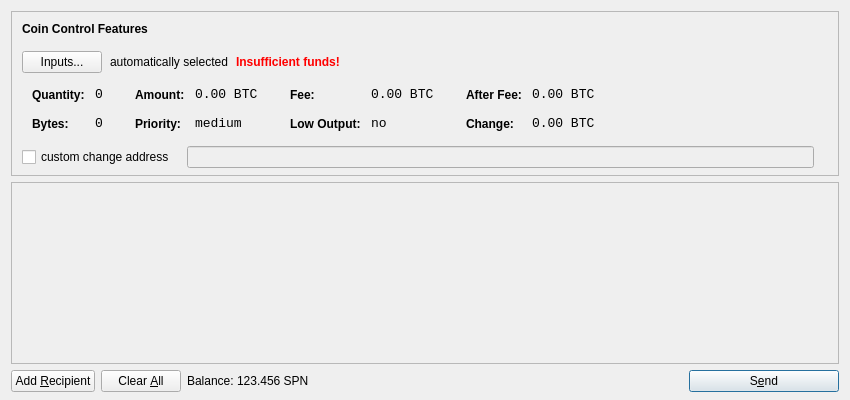
<?xml version="1.0" encoding="UTF-8"?>
<ui version="4.0">
 <class>SendCoinsDialog</class>
 <widget class="QDialog" name="SendCoinsDialog">
  <property name="geometry">
   <rect>
    <x>0</x>
    <y>0</y>
    <width>850</width>
    <height>400</height>
   </rect>
  </property>
  <property name="windowTitle">
   <string>Send Coins</string>
  </property>
  <layout class="QVBoxLayout" name="verticalLayout" stretch="0,1,0">
   <property name="bottomMargin">
    <number>8</number>
   </property>
   <item>
    <widget class="QFrame" name="frameCoinControl">
     <property name="sizePolicy">
      <sizepolicy hsizetype="Expanding" vsizetype="Expanding">
       <horstretch>0</horstretch>
       <verstretch>0</verstretch>
      </sizepolicy>
     </property>
     <property name="maximumSize">
      <size>
       <width>16777215</width>
       <height>16777215</height>
      </size>
     </property>
     <property name="frameShape">
      <enum>QFrame::StyledPanel</enum>
     </property>
     <property name="frameShadow">
      <enum>QFrame::Sunken</enum>
     </property>
     <layout class="QVBoxLayout" name="verticalLayoutCoinControl2">
      <property name="spacing">
       <number>-1</number>
      </property>
      <property name="leftMargin">
       <number>0</number>
      </property>
      <property name="topMargin">
       <number>0</number>
      </property>
      <property name="rightMargin">
       <number>0</number>
      </property>
      <property name="bottomMargin">
       <number>6</number>
      </property>
      <item>
       <layout class="QVBoxLayout" name="verticalLayoutCoinControl" stretch="0,0,0,0,1">
        <property name="spacing">
         <number>0</number>
        </property>
        <property name="leftMargin">
         <number>10</number>
        </property>
        <property name="topMargin">
         <number>10</number>
        </property>
        <item>
         <layout class="QHBoxLayout" name="horizontalLayoutCoinControl1">
          <property name="bottomMargin">
           <number>15</number>
          </property>
          <item>
           <widget class="QLabel" name="labelCoinControlFeatures">
            <property name="sizePolicy">
             <sizepolicy hsizetype="Preferred" vsizetype="Maximum">
              <horstretch>0</horstretch>
              <verstretch>0</verstretch>
             </sizepolicy>
            </property>
            <property name="font">
             <font>
              <weight>75</weight>
              <bold>true</bold>
             </font>
            </property>
            <property name="styleSheet">
             <string notr="true">font-weight:bold;</string>
            </property>
            <property name="text">
             <string>Coin Control Features</string>
            </property>
           </widget>
          </item>
         </layout>
        </item>
        <item>
         <layout class="QHBoxLayout" name="horizontalLayoutCoinControl2" stretch="0,0,0,0">
          <property name="spacing">
           <number>8</number>
          </property>
          <property name="bottomMargin">
           <number>10</number>
          </property>
          <item>
           <widget class="QPushButton" name="pushButtonCoinControl">
            <property name="styleSheet">
             <string notr="true"/>
            </property>
            <property name="text">
             <string>Inputs...</string>
            </property>
           </widget>
          </item>
          <item>
           <widget class="QLabel" name="labelCoinControlAutomaticallySelected">
            <property name="text">
             <string>automatically selected</string>
            </property>
            <property name="margin">
             <number>5</number>
            </property>
           </widget>
          </item>
          <item>
           <widget class="QLabel" name="labelCoinControlInsuffFunds">
            <property name="font">
             <font>
              <weight>75</weight>
              <bold>true</bold>
             </font>
            </property>
            <property name="styleSheet">
             <string notr="true">color:red;font-weight:bold;</string>
            </property>
            <property name="text">
             <string>Insufficient funds!</string>
            </property>
            <property name="margin">
             <number>5</number>
            </property>
           </widget>
          </item>
          <item>
           <spacer name="horizontalSpacerCoinControl">
            <property name="orientation">
             <enum>Qt::Horizontal</enum>
            </property>
            <property name="sizeHint" stdset="0">
             <size>
              <width>40</width>
              <height>1</height>
             </size>
            </property>
           </spacer>
          </item>
         </layout>
        </item>
        <item>
         <widget class="QWidget" name="widgetCoinControl" native="true">
          <property name="sizePolicy">
           <sizepolicy hsizetype="Preferred" vsizetype="Preferred">
            <horstretch>0</horstretch>
            <verstretch>0</verstretch>
           </sizepolicy>
          </property>
          <property name="minimumSize">
           <size>
            <width>0</width>
            <height>0</height>
           </size>
          </property>
          <property name="styleSheet">
           <string notr="true"/>
          </property>
          <layout class="QHBoxLayout" name="horizontalLayoutCoinControl5">
           <property name="margin">
            <number>0</number>
           </property>
           <item>
            <layout class="QHBoxLayout" name="horizontalLayoutCoinControl3" stretch="0,0,0,1">
             <property name="spacing">
              <number>20</number>
             </property>
             <property name="topMargin">
              <number>0</number>
             </property>
             <property name="bottomMargin">
              <number>10</number>
             </property>
             <item>
              <layout class="QFormLayout" name="formLayoutCoinControl1">
               <property name="horizontalSpacing">
                <number>10</number>
               </property>
               <property name="verticalSpacing">
                <number>14</number>
               </property>
               <property name="leftMargin">
                <number>10</number>
               </property>
               <property name="topMargin">
                <number>4</number>
               </property>
               <property name="rightMargin">
                <number>6</number>
               </property>
               <item row="0" column="0">
                <widget class="QLabel" name="labelCoinControlQuantityText">
                 <property name="styleSheet">
                  <string notr="true">font-weight:bold;</string>
                 </property>
                 <property name="text">
                  <string>Quantity:</string>
                 </property>
                 <property name="margin">
                  <number>0</number>
                 </property>
                </widget>
               </item>
               <item row="0" column="1">
                <widget class="QLabel" name="labelCoinControlQuantity">
                 <property name="font">
                  <font>
                   <family>Monospace</family>
                   <pointsize>10</pointsize>
                  </font>
                 </property>
                 <property name="cursor">
                  <cursorShape>IBeamCursor</cursorShape>
                 </property>
                 <property name="contextMenuPolicy">
                  <enum>Qt::ActionsContextMenu</enum>
                 </property>
                 <property name="text">
                  <string notr="true">0</string>
                 </property>
                 <property name="margin">
                  <number>0</number>
                 </property>
                 <property name="textInteractionFlags">
                  <set>Qt::LinksAccessibleByMouse|Qt::TextSelectableByKeyboard|Qt::TextSelectableByMouse</set>
                 </property>
                </widget>
               </item>
               <item row="1" column="0">
                <widget class="QLabel" name="labelCoinControlBytesText">
                 <property name="styleSheet">
                  <string notr="true">font-weight:bold;</string>
                 </property>
                 <property name="text">
                  <string>Bytes:</string>
                 </property>
                </widget>
               </item>
               <item row="1" column="1">
                <widget class="QLabel" name="labelCoinControlBytes">
                 <property name="font">
                  <font>
                   <family>Monospace</family>
                   <pointsize>10</pointsize>
                  </font>
                 </property>
                 <property name="cursor">
                  <cursorShape>IBeamCursor</cursorShape>
                 </property>
                 <property name="contextMenuPolicy">
                  <enum>Qt::ActionsContextMenu</enum>
                 </property>
                 <property name="text">
                  <string notr="true">0</string>
                 </property>
                 <property name="textInteractionFlags">
                  <set>Qt::LinksAccessibleByMouse|Qt::TextSelectableByKeyboard|Qt::TextSelectableByMouse</set>
                 </property>
                </widget>
               </item>
              </layout>
             </item>
             <item>
              <layout class="QFormLayout" name="formLayoutCoinControl2">
               <property name="horizontalSpacing">
                <number>10</number>
               </property>
               <property name="verticalSpacing">
                <number>14</number>
               </property>
               <property name="leftMargin">
                <number>6</number>
               </property>
               <property name="topMargin">
                <number>4</number>
               </property>
               <property name="rightMargin">
                <number>6</number>
               </property>
               <item row="0" column="0">
                <widget class="QLabel" name="labelCoinControlAmountText">
                 <property name="styleSheet">
                  <string notr="true">font-weight:bold;</string>
                 </property>
                 <property name="text">
                  <string>Amount:</string>
                 </property>
                 <property name="margin">
                  <number>0</number>
                 </property>
                </widget>
               </item>
               <item row="0" column="1">
                <widget class="QLabel" name="labelCoinControlAmount">
                 <property name="font">
                  <font>
                   <family>Monospace</family>
                   <pointsize>10</pointsize>
                  </font>
                 </property>
                 <property name="cursor">
                  <cursorShape>IBeamCursor</cursorShape>
                 </property>
                 <property name="contextMenuPolicy">
                  <enum>Qt::ActionsContextMenu</enum>
                 </property>
                 <property name="text">
                  <string notr="true">0.00 BTC</string>
                 </property>
                 <property name="textInteractionFlags">
                  <set>Qt::LinksAccessibleByMouse|Qt::TextSelectableByKeyboard|Qt::TextSelectableByMouse</set>
                 </property>
                </widget>
               </item>
               <item row="1" column="0">
                <widget class="QLabel" name="labelCoinControlPriorityText">
                 <property name="styleSheet">
                  <string notr="true">font-weight:bold;</string>
                 </property>
                 <property name="text">
                  <string>Priority:</string>
                 </property>
                </widget>
               </item>
               <item row="1" column="1">
                <widget class="QLabel" name="labelCoinControlPriority">
                 <property name="font">
                  <font>
                   <family>Monospace</family>
                   <pointsize>10</pointsize>
                  </font>
                 </property>
                 <property name="cursor">
                  <cursorShape>IBeamCursor</cursorShape>
                 </property>
                 <property name="contextMenuPolicy">
                  <enum>Qt::ActionsContextMenu</enum>
                 </property>
                 <property name="text">
                  <string>medium</string>
                 </property>
                 <property name="textInteractionFlags">
                  <set>Qt::LinksAccessibleByMouse|Qt::TextSelectableByKeyboard|Qt::TextSelectableByMouse</set>
                 </property>
                </widget>
               </item>
              </layout>
             </item>
             <item>
              <layout class="QFormLayout" name="formLayoutCoinControl3">
               <property name="horizontalSpacing">
                <number>10</number>
               </property>
               <property name="verticalSpacing">
                <number>14</number>
               </property>
               <property name="leftMargin">
                <number>6</number>
               </property>
               <property name="topMargin">
                <number>4</number>
               </property>
               <property name="rightMargin">
                <number>6</number>
               </property>
               <item row="0" column="0">
                <widget class="QLabel" name="labelCoinControlFeeText">
                 <property name="styleSheet">
                  <string notr="true">font-weight:bold;</string>
                 </property>
                 <property name="text">
                  <string>Fee:</string>
                 </property>
                 <property name="margin">
                  <number>0</number>
                 </property>
                </widget>
               </item>
               <item row="0" column="1">
                <widget class="QLabel" name="labelCoinControlFee">
                 <property name="font">
                  <font>
                   <family>Monospace</family>
                   <pointsize>10</pointsize>
                  </font>
                 </property>
                 <property name="cursor">
                  <cursorShape>IBeamCursor</cursorShape>
                 </property>
                 <property name="contextMenuPolicy">
                  <enum>Qt::ActionsContextMenu</enum>
                 </property>
                 <property name="text">
                  <string notr="true">0.00 BTC</string>
                 </property>
                 <property name="textInteractionFlags">
                  <set>Qt::LinksAccessibleByMouse|Qt::TextSelectableByKeyboard|Qt::TextSelectableByMouse</set>
                 </property>
                </widget>
               </item>
               <item row="1" column="0">
                <widget class="QLabel" name="labelCoinControlLowOutputText">
                 <property name="styleSheet">
                  <string notr="true">font-weight:bold;</string>
                 </property>
                 <property name="text">
                  <string>Low Output:</string>
                 </property>
                </widget>
               </item>
               <item row="1" column="1">
                <widget class="QLabel" name="labelCoinControlLowOutput">
                 <property name="font">
                  <font>
                   <family>Monospace</family>
                   <pointsize>10</pointsize>
                  </font>
                 </property>
                 <property name="cursor">
                  <cursorShape>IBeamCursor</cursorShape>
                 </property>
                 <property name="contextMenuPolicy">
                  <enum>Qt::ActionsContextMenu</enum>
                 </property>
                 <property name="text">
                  <string>no</string>
                 </property>
                 <property name="textInteractionFlags">
                  <set>Qt::LinksAccessibleByMouse|Qt::TextSelectableByKeyboard|Qt::TextSelectableByMouse</set>
                 </property>
                </widget>
               </item>
              </layout>
             </item>
             <item>
              <layout class="QFormLayout" name="formLayoutCoinControl4">
               <property name="horizontalSpacing">
                <number>10</number>
               </property>
               <property name="verticalSpacing">
                <number>14</number>
               </property>
               <property name="leftMargin">
                <number>6</number>
               </property>
               <property name="topMargin">
                <number>4</number>
               </property>
               <property name="rightMargin">
                <number>6</number>
               </property>
               <item row="0" column="0">
                <widget class="QLabel" name="labelCoinControlAfterFeeText">
                 <property name="styleSheet">
                  <string notr="true">font-weight:bold;</string>
                 </property>
                 <property name="text">
                  <string>After Fee:</string>
                 </property>
                 <property name="margin">
                  <number>0</number>
                 </property>
                </widget>
               </item>
               <item row="0" column="1">
                <widget class="QLabel" name="labelCoinControlAfterFee">
                 <property name="font">
                  <font>
                   <family>Monospace</family>
                   <pointsize>10</pointsize>
                  </font>
                 </property>
                 <property name="cursor">
                  <cursorShape>IBeamCursor</cursorShape>
                 </property>
                 <property name="contextMenuPolicy">
                  <enum>Qt::ActionsContextMenu</enum>
                 </property>
                 <property name="text">
                  <string notr="true">0.00 BTC</string>
                 </property>
                 <property name="textInteractionFlags">
                  <set>Qt::LinksAccessibleByMouse|Qt::TextSelectableByKeyboard|Qt::TextSelectableByMouse</set>
                 </property>
                </widget>
               </item>
               <item row="1" column="0">
                <widget class="QLabel" name="labelCoinControlChangeText">
                 <property name="styleSheet">
                  <string notr="true">font-weight:bold;</string>
                 </property>
                 <property name="text">
                  <string>Change:</string>
                 </property>
                </widget>
               </item>
               <item row="1" column="1">
                <widget class="QLabel" name="labelCoinControlChange">
                 <property name="font">
                  <font>
                   <family>Monospace</family>
                   <pointsize>10</pointsize>
                  </font>
                 </property>
                 <property name="cursor">
                  <cursorShape>IBeamCursor</cursorShape>
                 </property>
                 <property name="contextMenuPolicy">
                  <enum>Qt::ActionsContextMenu</enum>
                 </property>
                 <property name="text">
                  <string notr="true">0.00 BTC</string>
                 </property>
                 <property name="textInteractionFlags">
                  <set>Qt::LinksAccessibleByMouse|Qt::TextSelectableByKeyboard|Qt::TextSelectableByMouse</set>
                 </property>
                </widget>
               </item>
              </layout>
             </item>
            </layout>
           </item>
          </layout>
         </widget>
        </item>
        <item>
         <layout class="QHBoxLayout" name="horizontalLayoutCoinControl4" stretch="0,0,0">
          <property name="spacing">
           <number>12</number>
          </property>
          <property name="sizeConstraint">
           <enum>QLayout::SetDefaultConstraint</enum>
          </property>
          <property name="topMargin">
           <number>5</number>
          </property>
          <property name="rightMargin">
           <number>5</number>
          </property>
          <item>
           <widget class="QCheckBox" name="checkBoxCoinControlChange">
            <property name="text">
             <string>custom change address</string>
            </property>
           </widget>
          </item>
          <item>
           <widget class="QLineEdit" name="lineEditCoinControlChange">
            <property name="enabled">
             <bool>false</bool>
            </property>
            <property name="sizePolicy">
             <sizepolicy hsizetype="Expanding" vsizetype="Fixed">
              <horstretch>0</horstretch>
              <verstretch>0</verstretch>
             </sizepolicy>
            </property>
           </widget>
          </item>
          <item>
           <widget class="QLabel" name="labelCoinControlChangeLabel">
            <property name="sizePolicy">
             <sizepolicy hsizetype="Preferred" vsizetype="Expanding">
              <horstretch>0</horstretch>
              <verstretch>0</verstretch>
             </sizepolicy>
            </property>
            <property name="minimumSize">
             <size>
              <width>0</width>
              <height>0</height>
             </size>
            </property>
            <property name="text">
             <string/>
            </property>
            <property name="margin">
             <number>3</number>
            </property>
           </widget>
          </item>
         </layout>
        </item>
        <item>
         <spacer name="verticalSpacerCoinControl">
          <property name="orientation">
           <enum>Qt::Vertical</enum>
          </property>
          <property name="sizeHint" stdset="0">
           <size>
            <width>800</width>
            <height>1</height>
           </size>
          </property>
         </spacer>
        </item>
       </layout>
      </item>
     </layout>
    </widget>
   </item>
   <item>
    <widget class="QScrollArea" name="scrollArea">
     <property name="widgetResizable">
      <bool>true</bool>
     </property>
     <widget class="QWidget" name="scrollAreaWidgetContents">
      <property name="geometry">
       <rect>
        <x>0</x>
        <y>0</y>
        <width>830</width>
        <height>165</height>
       </rect>
      </property>
      <layout class="QVBoxLayout" name="verticalLayout_2">
       <property name="margin">
        <number>0</number>
       </property>
       <item>
        <layout class="QVBoxLayout" name="entries">
         <property name="spacing">
          <number>6</number>
         </property>
        </layout>
       </item>
       <item>
        <spacer name="verticalSpacer">
         <property name="orientation">
          <enum>Qt::Vertical</enum>
         </property>
         <property name="sizeHint" stdset="0">
          <size>
           <width>20</width>
           <height>40</height>
          </size>
         </property>
        </spacer>
       </item>
      </layout>
     </widget>
    </widget>
   </item>
   <item>
    <layout class="QHBoxLayout" name="horizontalLayout">
     <item>
      <widget class="QPushButton" name="addButton">
       <property name="toolTip">
        <string>Send to multiple recipients at once</string>
       </property>
       <property name="text">
        <string>Add &amp;Recipient</string>
       </property>
       <property name="icon">
        <iconset resource="../bitcoin.qrc">
         <normaloff>:/icons/add</normaloff>:/icons/add</iconset>
       </property>
       <property name="autoDefault">
        <bool>false</bool>
       </property>
      </widget>
     </item>
     <item>
      <widget class="QPushButton" name="clearButton">
       <property name="sizePolicy">
        <sizepolicy hsizetype="Minimum" vsizetype="Fixed">
         <horstretch>0</horstretch>
         <verstretch>0</verstretch>
        </sizepolicy>
       </property>
       <property name="toolTip">
        <string>Remove all transaction fields</string>
       </property>
       <property name="text">
        <string>Clear &amp;All</string>
       </property>
       <property name="icon">
        <iconset resource="../bitcoin.qrc">
         <normaloff>:/icons/remove</normaloff>:/icons/remove</iconset>
       </property>
       <property name="autoRepeatDelay">
        <number>300</number>
       </property>
       <property name="autoDefault">
        <bool>false</bool>
       </property>
      </widget>
     </item>
     <item>
      <layout class="QHBoxLayout" name="horizontalLayout_2">
       <property name="spacing">
        <number>3</number>
       </property>
       <item>
        <widget class="QLabel" name="label">
         <property name="text">
          <string>Balance:</string>
         </property>
        </widget>
       </item>
       <item>
        <widget class="QLabel" name="labelBalance">
         <property name="cursor">
          <cursorShape>IBeamCursor</cursorShape>
         </property>
         <property name="text">
          <string>123.456 SPN</string>
         </property>
         <property name="textInteractionFlags">
          <set>Qt::LinksAccessibleByMouse|Qt::TextSelectableByKeyboard|Qt::TextSelectableByMouse</set>
         </property>
        </widget>
       </item>
      </layout>
     </item>
     <item>
      <spacer name="horizontalSpacer">
       <property name="orientation">
        <enum>Qt::Horizontal</enum>
       </property>
       <property name="sizeHint" stdset="0">
        <size>
         <width>40</width>
         <height>20</height>
        </size>
       </property>
      </spacer>
     </item>
     <item>
      <widget class="QPushButton" name="sendButton">
       <property name="minimumSize">
        <size>
         <width>150</width>
         <height>0</height>
        </size>
       </property>
       <property name="toolTip">
        <string>Confirm the send action</string>
       </property>
       <property name="text">
        <string>S&amp;end</string>
       </property>
       <property name="icon">
        <iconset resource="../bitcoin.qrc">
         <normaloff>:/icons/send</normaloff>:/icons/send</iconset>
       </property>
       <property name="default">
        <bool>true</bool>
       </property>
      </widget>
     </item>
    </layout>
   </item>
  </layout>
 </widget>
 <resources>
  <include location="../bitcoin.qrc"/>
 </resources>
 <connections/>
</ui>
